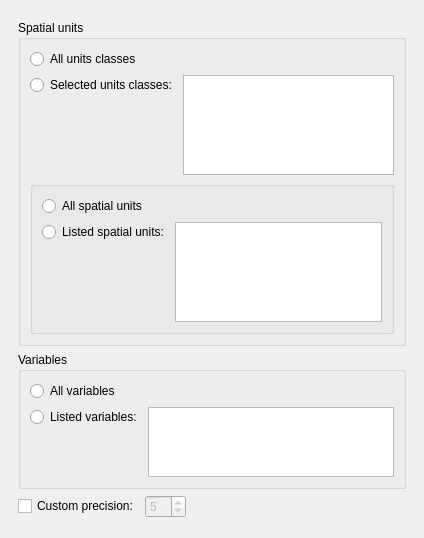
<?xml version="1.0" encoding="UTF-8"?>
<ui version="4.0">
 <class>EditClassIDVarDialog</class>
 <widget class="QDialog" name="EditClassIDVarDialog">
  <property name="geometry">
   <rect>
    <x>0</x>
    <y>0</y>
    <width>424</width>
    <height>538</height>
   </rect>
  </property>
  <property name="windowTitle">
   <string notr="true"/>
  </property>
  <layout class="QVBoxLayout" name="verticalLayout">
   <property name="leftMargin">
    <number>9</number>
   </property>
   <property name="rightMargin">
    <number>9</number>
   </property>
   <item>
    <widget class="QWidget" name="widget" native="true">
     <layout class="QVBoxLayout" name="verticalLayout_8">
      <item>
       <widget class="QGroupBox" name="groupBox">
        <property name="title">
         <string>Spatial units</string>
        </property>
        <layout class="QVBoxLayout" name="verticalLayout_7">
         <item>
          <widget class="QRadioButton" name="AllClassesRadioButton">
           <property name="text">
            <string>All units classes</string>
           </property>
          </widget>
         </item>
         <item>
          <layout class="QHBoxLayout" name="horizontalLayout">
           <item>
            <layout class="QVBoxLayout" name="verticalLayout_2">
             <item>
              <widget class="QRadioButton" name="SelectedUnitsClassesRadioButton">
               <property name="text">
                <string>Selected units classes:</string>
               </property>
              </widget>
             </item>
             <item>
              <spacer name="verticalSpacer_3">
               <property name="orientation">
                <enum>Qt::Vertical</enum>
               </property>
               <property name="sizeHint" stdset="0">
                <size>
                 <width>20</width>
                 <height>40</height>
                </size>
               </property>
              </spacer>
             </item>
            </layout>
           </item>
           <item>
            <widget class="QListWidget" name="UnitsClassListWidget">
             <property name="selectionMode">
              <enum>QAbstractItemView::ExtendedSelection</enum>
             </property>
            </widget>
           </item>
          </layout>
         </item>
         <item>
          <widget class="QGroupBox" name="groupBox_SpatialUnits">
           <property name="title">
            <string/>
           </property>
           <layout class="QVBoxLayout" name="verticalLayout_6">
            <item>
             <widget class="QRadioButton" name="AllUnitsRadioButton">
              <property name="text">
               <string>All spatial units</string>
              </property>
             </widget>
            </item>
            <item>
             <layout class="QHBoxLayout" name="horizontalLayout_3">
              <item>
               <layout class="QVBoxLayout" name="verticalLayout_3">
                <item>
                 <widget class="QRadioButton" name="SelectedUnitsRadioButton">
                  <property name="text">
                   <string>Listed spatial units:</string>
                  </property>
                 </widget>
                </item>
                <item>
                 <spacer name="verticalSpacer">
                  <property name="orientation">
                   <enum>Qt::Vertical</enum>
                  </property>
                  <property name="sizeHint" stdset="0">
                   <size>
                    <width>20</width>
                    <height>40</height>
                   </size>
                  </property>
                 </spacer>
                </item>
               </layout>
              </item>
              <item>
               <widget class="QPlainTextEdit" name="SelectedUnitsTextEdit"/>
              </item>
             </layout>
            </item>
           </layout>
          </widget>
         </item>
        </layout>
       </widget>
      </item>
      <item>
       <widget class="QGroupBox" name="groupBox_Variables">
        <property name="title">
         <string>Variables</string>
        </property>
        <layout class="QVBoxLayout" name="verticalLayout_4">
         <item>
          <widget class="QRadioButton" name="AllVariablesRadioButton">
           <property name="text">
            <string>All variables</string>
           </property>
          </widget>
         </item>
         <item>
          <layout class="QHBoxLayout" name="horizontalLayout_4">
           <item>
            <layout class="QVBoxLayout" name="verticalLayout_5">
             <item>
              <widget class="QRadioButton" name="SelectedVariablesRadioButton">
               <property name="text">
                <string>Listed variables:</string>
               </property>
              </widget>
             </item>
             <item>
              <spacer name="verticalSpacer_2">
               <property name="orientation">
                <enum>Qt::Vertical</enum>
               </property>
               <property name="sizeHint" stdset="0">
                <size>
                 <width>20</width>
                 <height>40</height>
                </size>
               </property>
              </spacer>
             </item>
            </layout>
           </item>
           <item>
            <widget class="QPlainTextEdit" name="SelectedVariablesTextEdit"/>
           </item>
          </layout>
         </item>
        </layout>
       </widget>
      </item>
      <item>
       <layout class="QHBoxLayout" name="horizontalLayout_5">
        <item>
         <widget class="QCheckBox" name="CustomPrecisionCheckBox">
          <property name="sizePolicy">
           <sizepolicy hsizetype="Minimum" vsizetype="Fixed">
            <horstretch>0</horstretch>
            <verstretch>0</verstretch>
           </sizepolicy>
          </property>
          <property name="text">
           <string>Custom precision:</string>
          </property>
         </widget>
        </item>
        <item>
         <widget class="QSpinBox" name="PrecisionSpinBox">
          <property name="enabled">
           <bool>false</bool>
          </property>
          <property name="value">
           <number>5</number>
          </property>
         </widget>
        </item>
        <item>
         <spacer name="horizontalSpacer">
          <property name="orientation">
           <enum>Qt::Horizontal</enum>
          </property>
          <property name="sizeHint" stdset="0">
           <size>
            <width>40</width>
            <height>20</height>
           </size>
          </property>
         </spacer>
        </item>
       </layout>
      </item>
     </layout>
    </widget>
   </item>
  </layout>
 </widget>
 <resources/>
 <connections/>
</ui>
